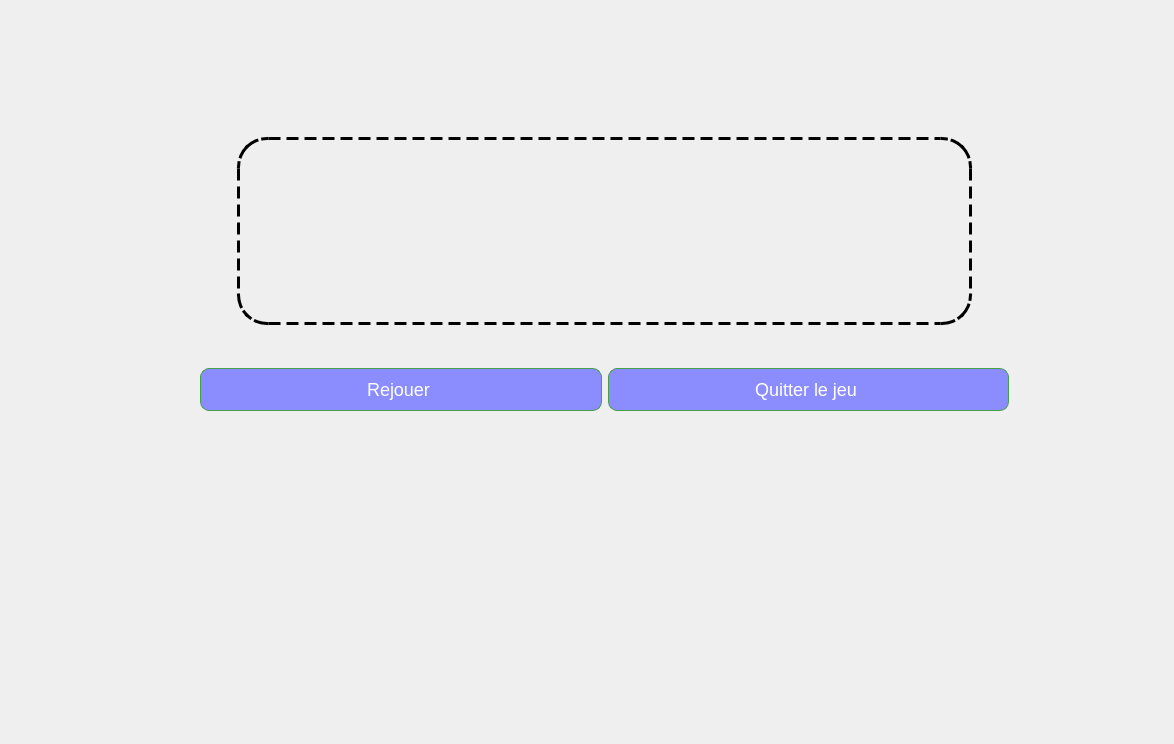
<?xml version="1.0" encoding="UTF-8"?>
<ui version="4.0">
 <class>fin</class>
 <widget class="QDialog" name="fin">
  <property name="geometry">
   <rect>
    <x>0</x>
    <y>0</y>
    <width>1174</width>
    <height>744</height>
   </rect>
  </property>
  <property name="windowTitle">
   <string>Dialog</string>
  </property>
  <property name="styleSheet">
   <string notr="true">QWidget {
 background:url(:/images/Free_Playing_Cards_Mockup_8.jpg) no-repeat center center fixed/cover;
}
QWidget#centralWidget {
    margin: 0;
    padding: 0;
    background-color: red;
}</string>
  </property>
  <widget class="QWidget" name="layoutWidget">
   <property name="geometry">
    <rect>
     <x>200</x>
     <y>100</y>
     <width>809</width>
     <height>311</height>
    </rect>
   </property>
   <layout class="QGridLayout" name="gridLayout">
    <item row="1" column="0">
     <layout class="QHBoxLayout" name="horizontalLayout">
      <item>
       <widget class="QPushButton" name="rejouer">
        <property name="styleSheet">
         <string notr="true">QPushButton {
    padding: 10px 15px; /* Espacement interne des boutons */
 /* Couleur de fond du bouton */
background : none ; 
   background-color: rgb(139, 141, 255);
    color: #ffffff; /* Couleur du texte du bouton */
    border: 1px solid #45a049; /* Bordure du bouton */
    border-radius: 9px; /* Coins arrondis du bouton */
font-size : 18px ; 
font-family: arial ; 
width : 100px   ; 
}

/* Style des boutons au survol */
QPushButton:hover {
    background-color: #45a049; /* Couleur de fond au survol */
}
/* Style des boutons enfoncés */
QPushButton:pressed {
    background-color: #3c823a; /* Couleur de fond lorsque le bouton est enfoncé */
    border: 1px solid #367532; /* Bordure lorsque le bouton est enfoncé */
}</string>
        </property>
        <property name="text">
         <string>Rejouer </string>
        </property>
       </widget>
      </item>
      <item>
       <widget class="QPushButton" name="Quitter_1">
        <property name="styleSheet">
         <string notr="true">QPushButton {
    padding: 10px 15px; /* Espacement interne des boutons */
 /* Couleur de fond du bouton */
background : none ; 
   background-color: rgb(139, 141, 255);
    color: #ffffff; /* Couleur du texte du bouton */
    border: 1px solid #45a049; /* Bordure du bouton */
    border-radius: 9px; /* Coins arrondis du bouton */
font-size : 18px ; 
font-family: arial ; 
width : 100px   ; 
}

/* Style des boutons au survol */
QPushButton:hover {
    background-color: #45a049; /* Couleur de fond au survol */
}
/* Style des boutons enfoncés */
QPushButton:pressed {
    background-color: #3c823a; /* Couleur de fond lorsque le bouton est enfoncé */
    border: 1px solid #367532; /* Bordure lorsque le bouton est enfoncé */
}</string>
        </property>
        <property name="text">
         <string>Quitter le jeu </string>
        </property>
       </widget>
      </item>
     </layout>
    </item>
    <item row="0" column="0">
     <widget class="QLabel" name="label_final">
      <property name="styleSheet">
       <string notr="true">
QWidget {
/**    background-color:transparent;**/
 background:none;
margin: auto ; 
position : absolute ; 
top : 50% ; 
left : 50% ; 
transform : translate(-50% , -50% )  ; 
border : 3px solid black  ; 
border-radius : 30px ; 
font-size :35px ; 

border-style : dashed ; ;


 /* Couleur de fond pour tous les widgets */
}

/* Style du formulaire */
QFormWidget {
    background-color: #ffffff; /* Couleur de fond du formulaire */
    border: 5px solid #cccccc; /* Bordure du formulaire */
    border-radius: 5px; /* Coins arrondis du formulaire */
}</string>
      </property>
      <property name="text">
       <string/>
      </property>
     </widget>
    </item>
   </layout>
  </widget>
 </widget>
 <resources/>
 <connections/>
</ui>
